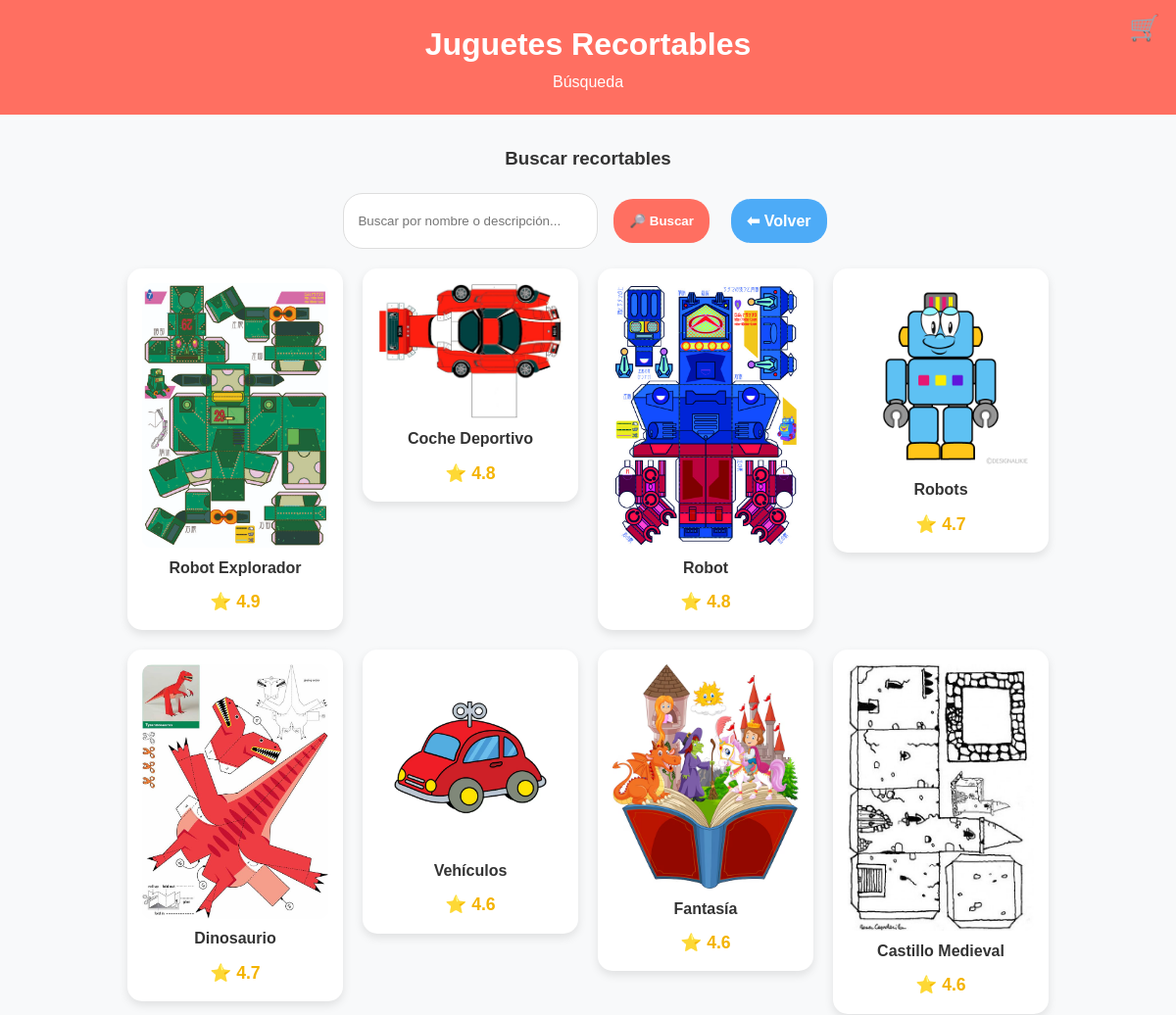
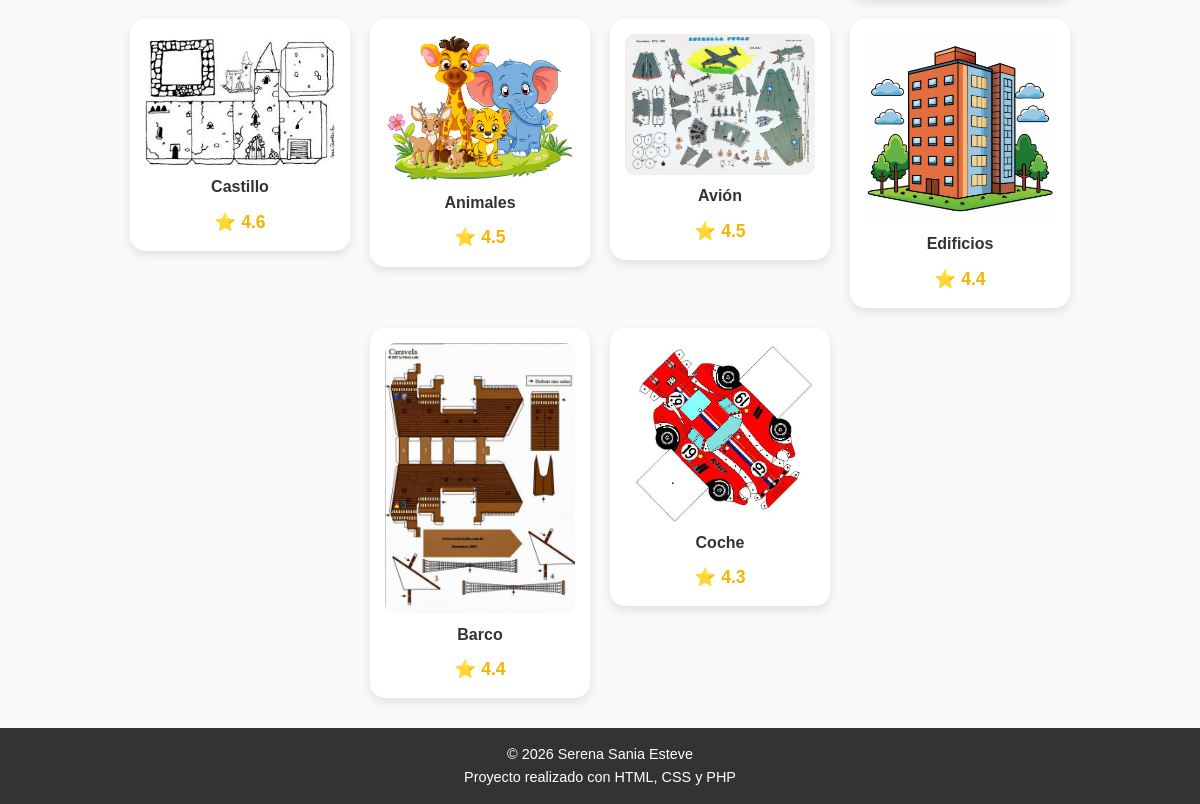
The page /buscar.php on the database its author committed (2 pictures, top to bottom).
### tables this page shows
CREATE TABLE productos (
  id INTEGER PRIMARY KEY AUTOINCREMENT,
  nombre TEXT NOT NULL,
  descripcion TEXT,
  imagen TEXT,
  calificacion REAL
, categoria TEXT);

### buscar.php (the view, shortened to what this page needs)
<?php
$db = new SQLite3(__DIR__ . '/recortables.db');
function hasCol(SQLite3 $db, string $table, string $col): bool {
  $res = $db->query("PRAGMA table_info($table)");
  while ($r = $res->fetchArray(SQLITE3_ASSOC)) if (($r['name'] ?? '') === $col) return true;
  return false;
}
function h($s): string {
  return htmlspecialchars((string)$s, ENT_QUOTES, 'UTF-8');
}
function img_path(string $p): string {
  $p = trim($p);
  $p = ltrim($p, '/');
  if (file_exists(__DIR__ . '/' . $p)) return $p;
  return $p;
}
$q = isset($_GET['q']) ? trim($_GET['q']) : '';
$qLike = '%' . $q . '%';
$tieneFecha        = hasCol($db, 'productos', 'fecha');
$tienePrecio       = hasCol($db, 'productos', 'precio');
$tieneCalificacion = hasCol($db, 'productos', 'calificacion');
$cols = "id, nombre, imagen, descripcion" .
  ($tienePrecio ? ", precio" : "") .
  ($tieneCalificacion ? ", calificacion" : "") .
  ($tieneFecha ? ", fecha" : "");
$stmt = $db->prepare("SELECT $cols FROM productos WHERE nombre LIKE :q OR descripcion LIKE :q ORDER BY " . ($tieneCalificacion ? "calificacion DESC, id ASC" : "id DESC"));
$stmt->bindValue(':q', $qLike, SQLITE3_TEXT);
$res = $stmt->execute();
?>
<!DOCTYPE html>
<html lang="es">
<head>
  <link rel="stylesheet" href="styles.css">
</head>
<body>
<header>
  <h1>Juguetes Recortables</h1>
  <p>Búsqueda</p>
  <a class="cart-link" href="carrito.php" aria-label="Carrito">🛒
  </a>
</header>
<main>
  <section>
    <h3>Buscar recortables</h3>
    <form class="buscador" action="buscar.php" method="get">
      <input type="text" name="q" placeholder="Buscar por nombre o descripción..." value="<?= h($q) ?>">
      <button class="btn" type="submit">🔎 Buscar</button>
      <a class="btn secundario" href="index.php">⬅ Volver</a>
    </form>
    <div class="contenedor">
      <?php
      while ($p = $res->fetchArray(SQLITE3_ASSOC)) {
      ?>
        <a class="cardlink" href="producto.php?id=<?= (int)$p['id'] ?>">
          <article class="destacado">
            <img src="<?= h(img_path($p['imagen'] ?? '')) ?>" alt="<?= h($p['nombre'] ?? '') ?>">
            <h4>
              <?= h($p['nombre'] ?? '') ?>
            </h4>
            <?php if (isset($p['calificacion'])) { ?>
              <p class="calificacion">⭐ <?= h((string)$p['calificacion']) ?></p>
            <?php } ?>
          </article>
        </a>
      <?php } ?>
    </div>
  </section>
</main>
<footer>
  <p>© 2026 Serena Sania Esteve</p>
  <p>Proyecto realizado con HTML, CSS y PHP</p>
</footer>
</body>
</html>

### styles.css (style rules this page uses)
* { margin: 0; padding: 0; box-sizing: border-box; }
:root { --principal: #ff6f61; --secundario: #4dabf7; --fondo: #f8f9fa; --oscuro: #333; --claro: #ffffff; }
body { font-family: Arial, Helvetica, sans-serif; background-color: var(--fondo); color: var(--oscuro); line-height: 1.6; }
img { width: 100%; border-radius: 10px; }
header:not(.hero) { background-color: var(--principal); color: var(--claro); text-align: center; padding: 20px; position: relative; }
.cart-link { position: absolute; top: 16px; right: 16px; font-size: 1.6rem; text-decoration: none; color: white; line-height: 1; z-index: 10; }
section { padding: 30px 20px; }
section h3 { text-align: center; margin-bottom: 20px; }
.contenedor { display: flex; justify-content: center; gap: 20px; flex-wrap: wrap; }
article { background-color: var(--claro); width: 150px; padding: 15px; text-align: center; border-radius: 15px; box-shadow: 0 4px 10px rgba(0, 0, 0, 0.1); transition: transform 0.2s ease; }
article p { margin-top: 10px; font-weight: bold; }
.destacado { width: 220px; }
.calificacion { margin-top: 8px; font-size: 1.1rem; color: #f4b400; }
.cardlink { display: block; color: inherit; text-decoration: none; }
.btn { display: inline-block; margin: 6px; padding: 10px 16px; border: none; border-radius: 20px; background: var(--principal); color: white; font-weight: bold; text-decoration: none; cursor: pointer; }
.btn.secundario { background: var(--secundario); }
.buscador { display: flex; gap: 10px; justify-content: center; flex-wrap: wrap; margin: 10px 0 20px; }
.buscador input { padding: 10px 14px; border-radius: 20px; border: 1px solid #ddd; min-width: 260px; outline: none; }
footer { background-color: var(--oscuro); color: white; text-align: center; padding: 15px; font-size: 0.9rem; }
html { scroll-behavior: smooth; }

### rows shown on the page
productos: imagen (picture), nombre "Robot Explorador", calificacion "4.9"
productos: imagen (picture), nombre "Coche Deportivo", calificacion "4.8"
productos: imagen (picture), nombre "Robot", calificacion "4.8"
productos: imagen (picture), nombre "Robots", calificacion "4.7"
productos: imagen (picture), nombre "Dinosaurio", calificacion "4.7"
productos: imagen (picture), nombre "Vehículos", calificacion "4.6"
productos: imagen (picture), nombre "Fantasía", calificacion "4.6"
productos: imagen (picture), nombre "Castillo Medieval", calificacion "4.6"
productos: imagen (picture), nombre "Castillo", calificacion "4.6"
productos: imagen (picture), nombre "Animales", calificacion "4.5"
productos: imagen (picture), nombre "Avión", calificacion "4.5"
productos: imagen (picture), nombre "Edificios", calificacion "4.4"
productos: imagen (picture), nombre "Barco", calificacion "4.4"
productos: imagen (picture), nombre "Coche", calificacion "4.3"
